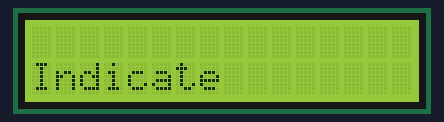
A program run on a simulated ESP32. On the bench: 16×2 character LCD. Nothing arrives over Bluetooth unless stated; a phone connects over Bluetooth LE 3 s after start; what the program prints to the serial monitor is not drawn.

Above: at 0.1 s.
At 3.1 s:
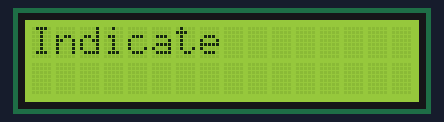

The program:

main.cpp
```cpp
#include <Arduino.h>

#include <BLEDevice.h>
#include <BLEUtils.h>
#include <BLEServer.h>
#include <LiquidCrystal.h>
#include "Wire.h"

// initialize the library by associating any needed LCD interface pin with the esp pin number it is connected to
const int rs = 22 , en = 21, d4 = 5, d5 = 18, d6 = 23, d7 = 19;
LiquidCrystal lcd(rs, en, d4, d5, d6, d7);

//define UUID
#define SERVICE_UUID        "4fafc201-1fb5-459e-8fcc-c5c9c331914b"
#define CHARACTERISTIC1_UUID "beb5483e-36e1-4688-b7f5-ea07361b26a8"
#define CHARACTERISTIC2_UUID "beb5483e-36e1-4688-a7f5-ea07361b26a8"
BLECharacteristic *char_1;

void setup()
{
  Serial.begin(115200);
  Serial.begin(115200);
  lcd.begin(16,2);
  lcd.setCursor(0, 1);
  BLEDevice::init("MST1_server");
  BLEServer *server = BLEDevice::createServer();
  BLEService *service = server->createService(SERVICE_UUID);
  char_1 = service->createCharacteristic(CHARACTERISTIC1_UUID,BLECharacteristic::PROPERTY_INDICATE|BLECharacteristic::PROPERTY_READ|BLECharacteristic::PROPERTY_WRITE);
  BLECharacteristic *char_2 = service->createCharacteristic(CHARACTERISTIC2_UUID,BLECharacteristic::PROPERTY_NOTIFY|BLECharacteristic::PROPERTY_READ|BLECharacteristic::PROPERTY_WRITE);

  char_1->setValue("Indicate");
  char_2->setValue("Notify");

  service->start();
  BLEAdvertising *advrt = BLEDevice::getAdvertising();
  advrt->addServiceUUID(SERVICE_UUID);
  advrt->setScanResponse(true);
  advrt->setMinPreferred(0x06);  // functions that help with iPhone connections issue
  advrt->setMinPreferred(0x12);
  BLEDevice::startAdvertising();
  Serial.println("DONE");
}

void loop()
{
  std::string value1 = char_1->getValue();
  lcd.print(value1.c_str());
  delay(3000);  // put your main code here, to run repeatedly:
  lcd.clear();
}
```

Measured:
- what the display in image 1 shows lasts 3.0 s, from 3.1 s to 6.1 s
